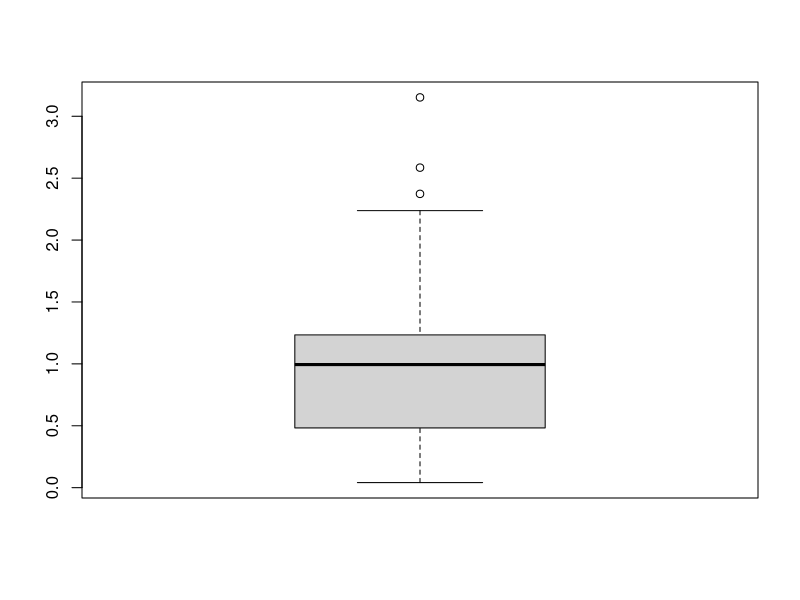
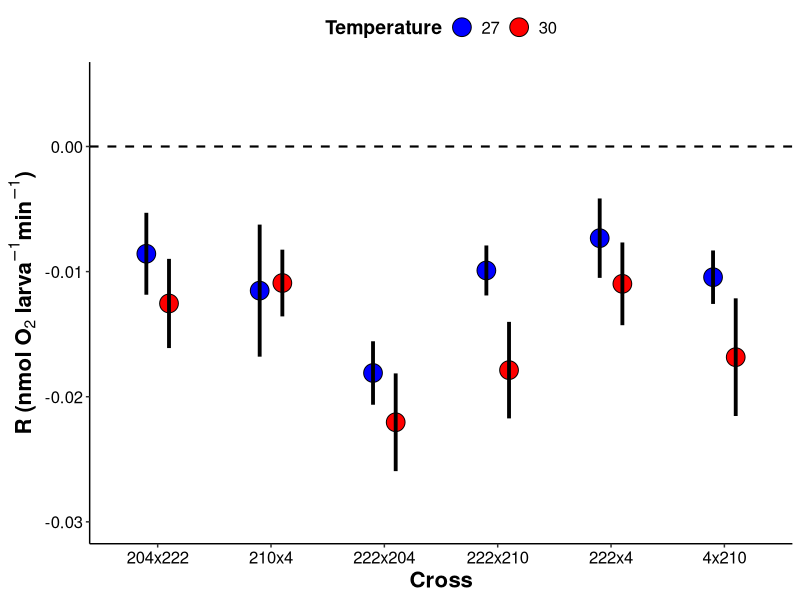
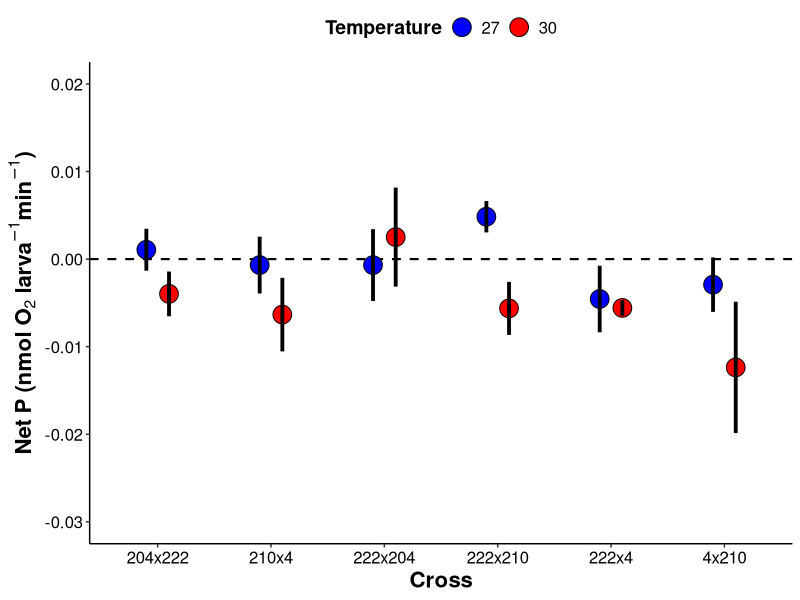
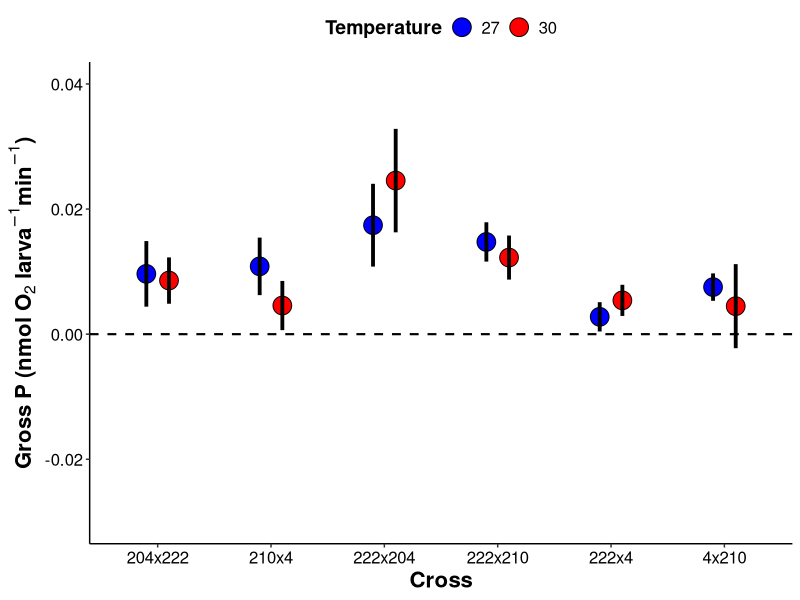
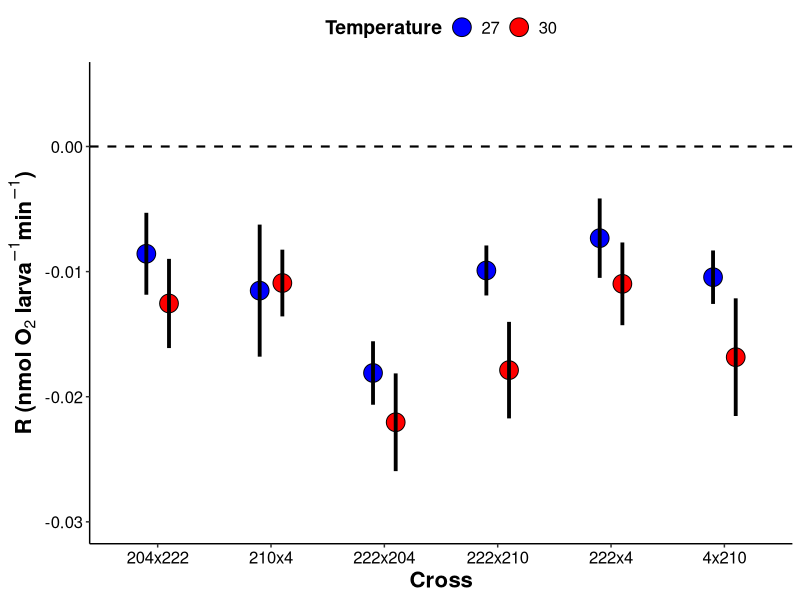
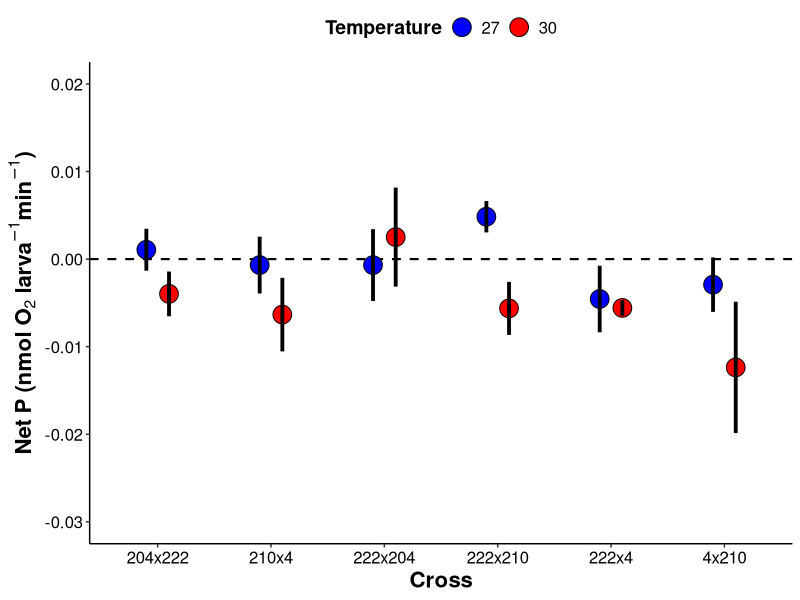
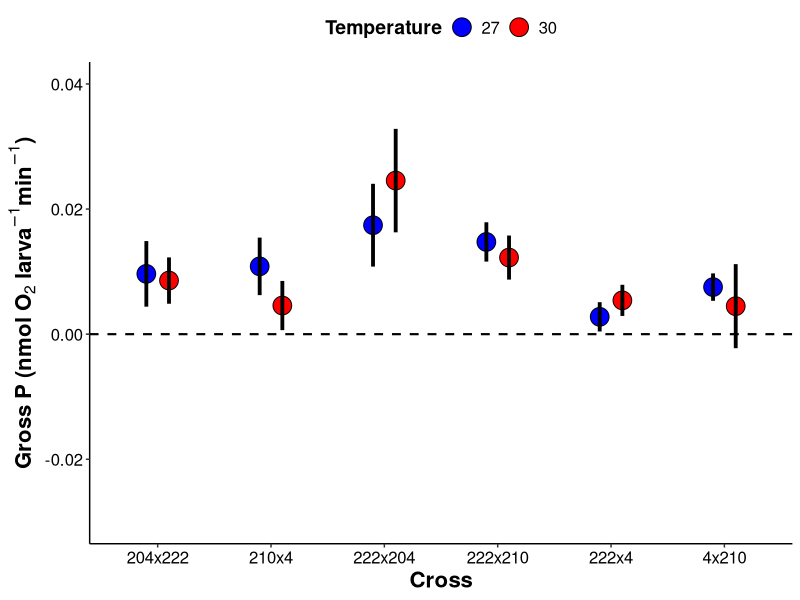

Source code (R) for these figures, in order: (Note: this script raises an error after producing the figures.)
## ---- chunk 1
knitr::opts_chunk$set(echo = TRUE, warning = FALSE, message = FALSE)
## ---- chunk 2
## install packages if you dont already have them in your library
if ("tidyverse" %in% rownames(installed.packages()) == 'FALSE') install.packages('tidyverse') 
if ("car" %in% rownames(installed.packages()) == 'FALSE') install.packages('car') 
if ("lme4" %in% rownames(installed.packages()) == 'FALSE') install.packages('lme4') 
if ("lmerTest" %in% rownames(installed.packages()) == 'FALSE') install.packages('lmerTest') 
if ("scales" %in% rownames(installed.packages()) == 'FALSE') install.packages('scales') 
if ("cowplot" %in% rownames(installed.packages()) == 'FALSE') install.packages('cowplot') 
if ("ggplot2" %in% rownames(installed.packages()) == 'FALSE') install.packages('ggplot2') 
if ("effects" %in% rownames(installed.packages()) == 'FALSE') install.packages('effects') 
if ("emmeans" %in% rownames(installed.packages()) == 'FALSE') install.packages('emmeans') 
if ("multcomp" %in% rownames(installed.packages()) == 'FALSE') install.packages('multcomp') 

#load packages
library("ggplot2")
library("tidyverse")
library('car')
library('lme4')
library('lmerTest')
library('scales')
library('cowplot')
library('effects')
library('emmeans')
library('multcomp')
## ---- chunk 3
PRdata<-read.csv("Bleaching_Pairs2021/Output/Respiration/oxygen_P_R_calc.csv") #load data
## ---- chunk 4
#remove all rows of wells that did not have samples or blanks
PRdata<-PRdata[!is.na(PRdata$Type),]

#format columns
PRdata$Temperature<-as.factor(PRdata$Temperature)
PRdata$Plate<-as.factor(PRdata$Plate)
PRdata$Run<-as.factor(PRdata$Run)
PRdata$Date<-as.factor(PRdata$Date)
## ---- chunk 5
PRdata$ratio<-abs(PRdata$GP.nmol.org.min)/abs(PRdata$R.nmol.org.min) #calculate ratio with absolute values
#remove outliers detected by values of P:R ratio data
boxplot(PRdata$ratio)
#PRdata<-PRdata%>%filter(ratio < 10)
#boxplot(PRdata$ratio)
## ---- chunk 6
r_plot<-PRdata %>%
    group_by(Cross, Temperature)%>%
    summarise(mean=mean(R.nmol.org.min), sd=sd(R.nmol.org.min), N=length(R.nmol.org.min), se=sd/sqrt(N))%>%
    ggplot(., aes(x = as.factor(Cross), y = mean, group=interaction(Cross, Temperature))) +
    geom_hline(yintercept=0, linetype="dashed", color="black", size=0.75)+
    geom_point(aes(fill=Temperature, group=interaction(Cross, Temperature)), pch = 21, size=6, position = position_dodge(0.4)) + 
    geom_errorbar(aes(ymin=mean-se, ymax=mean+se, group=interaction(Cross, Temperature)), width=0, linetype="solid", position=position_dodge(0.4), size=1.3, color="black")+
    xlab("Cross") + 
    scale_fill_manual(name="Temperature", values=c("blue","red"))+
    scale_color_manual(name="Temperature", values=c("blue","red"))+
    ylab(expression(bold(paste("R (nmol ", O[2], " larva"^-1, "min"^-1, ")")))) +
    scale_y_continuous(limits=c(-0.03, 0.005), labels = scales::number_format(accuracy = 0.01, decimal.mark = '.'))+
    theme_classic() + 
    theme(
      legend.position="top",
      axis.title=element_text(face="bold", size=16),
      axis.text=element_text(size=12, color="black"), 
      legend.title=element_text(face="bold", size=14), 
      legend.text=element_text(size=12)
      ); r_plot

ggsave("Bleaching_Pairs2021/Figures/Respiration/Respiration.png", r_plot, dpi=300, w=8.5, h=5, units="in")
## ---- chunk 7

p_plot<-PRdata %>%
    group_by(Cross, Temperature)%>%
    summarise(mean=mean(P.nmol.org.min), sd=sd(P.nmol.org.min), N=length(P.nmol.org.min), se=sd/sqrt(N))%>%
    ggplot(., aes(x = as.factor(Cross), y = mean, group=interaction(Cross, Temperature))) +
    geom_hline(yintercept=0, linetype="dashed", color="black", size=0.75)+
    geom_point(aes(fill=Temperature, group=interaction(Cross, Temperature)), pch = 21, size=6, position = position_dodge(0.4)) + 
    geom_errorbar(aes(ymin=mean-se, ymax=mean+se, group=interaction(Cross, Temperature)), width=0, linetype="solid", position=position_dodge(0.4), size=1.3, color="black")+
    xlab("Cross") + 
    scale_fill_manual(name="Temperature", values=c("blue","red"))+
    scale_color_manual(name="Temperature", values=c("blue","red"))+
    ylab(expression(bold(paste("Net P (nmol ", O[2], " larva"^-1, "min"^-1, ")")))) +
    scale_y_continuous(limits=c(-0.03, 0.02), labels = scales::number_format(accuracy = 0.01, decimal.mark = '.'))+
    theme_classic() + 
    theme(
      legend.position="top",
      axis.title=element_text(face="bold", size=16),
      axis.text=element_text(size=12, color="black"), 
      legend.title=element_text(face="bold", size=14), 
      legend.text=element_text(size=12)
      ); p_plot

ggsave("Bleaching_Pairs2021/Figures/Respiration/NetPhotosynthesis.png", p_plot, dpi=300, w=8.5, h=5, units="in")
## ---- chunk 8
gp_plot<-PRdata %>%
    group_by(Cross, Temperature)%>%
    summarise(mean=mean(GP.nmol.org.min), sd=sd(GP.nmol.org.min), N=length(GP.nmol.org.min), se=sd/sqrt(N))%>%
    ggplot(., aes(x = as.factor(Cross), y = mean, group=interaction(Cross, Temperature))) +
    geom_hline(yintercept=0, linetype="dashed", color="black", size=0.75)+
    geom_point(aes(fill=Temperature, group=interaction(Cross, Temperature)), pch = 21, size=6, position = position_dodge(0.4)) + 
    geom_errorbar(aes(ymin=mean-se, ymax=mean+se, group=interaction(Cross, Temperature)), width=0, linetype="solid", position=position_dodge(0.4), size=1.3, color="black")+
    xlab("Cross") + 
    scale_fill_manual(name="Temperature", values=c("blue","red"))+
    scale_color_manual(name="Temperature", values=c("blue","red"))+
    ylab(expression(bold(paste("Gross P (nmol ", O[2], " larva"^-1, "min"^-1, ")")))) +
    scale_y_continuous(limits=c(-0.03, 0.04), labels = scales::number_format(accuracy = 0.01, decimal.mark = '.'))+
    theme_classic() + 
    theme(
      legend.position="top",
      axis.title=element_text(face="bold", size=16),
      axis.text=element_text(size=12, color="black"), 
      legend.title=element_text(face="bold", size=14), 
      legend.text=element_text(size=12)
      ); gp_plot

ggsave("Bleaching_Pairs2021/Figures/Respiration/GrossPhotosynthesis.png", gp_plot, dpi=300, w=8.5, h=5, units="in")
## ---- chunk 9
pr_plot<-PRdata %>%
    group_by(Treatment, Temperature)%>%
    summarise(mean=mean(ratio), sd=sd(ratio), N=length(ratio), se=sd/sqrt(N))%>%
    ggplot(., aes(x = as.factor(Temperature), y = mean, group=interaction(Treatment, Temperature))) +
    geom_hline(yintercept=1, linetype="dashed", color="black", size=0.75)+
    geom_line(position=position_dodge(0.2), size=1.3, aes(color=Treatment, group=Treatment)) +
    geom_point(aes(fill=Treatment, group=interaction(Treatment, Temperature)), pch = 21, size=6, position = position_dodge(0.2)) + 
    geom_errorbar(aes(ymin=mean-se, ymax=mean+se, group=interaction(Treatment, Temperature)), width=0, linetype="solid", position=position_dodge(0.2), size=1.3, color="black")+
    xlab("Temperature") + 
    scale_fill_manual(name="Rearing Treatment", values=c("blue","red"))+
    scale_color_manual(name="Rearing Treatment", values=c("blue","red"))+
    ylab(expression(bold(paste("P:R")))) +
    scale_y_continuous(limits=c(0.8, 3), labels = scales::number_format(accuracy = 0.01, decimal.mark = '.'))+
    theme_classic() + 
    theme(
      legend.position="top",
      axis.title=element_text(face="bold", size=16),
      axis.text=element_text(size=12, color="black"), 
      legend.title=element_text(face="bold", size=14), 
      legend.text=element_text(size=12)
      ); pr_plot

pr_plot<-PRdata %>%
    group_by(Cross, Temperature)%>%
    summarise(mean=mean(ratio), sd=sd(ratio), N=length(ratio), se=sd/sqrt(N))%>%
    ggplot(., aes(x = as.factor(Cross), y = mean, group=interaction(Cross, Temperature))) +
    geom_hline(yintercept=0, linetype="dashed", color="black", size=0.75)+
    geom_point(aes(fill=Temperature, group=interaction(Cross, Temperature)), pch = 21, size=6, position = position_dodge(0.4)) + 
    geom_errorbar(aes(ymin=mean-se, ymax=mean+se, group=interaction(Cross, Temperature)), width=0, linetype="solid", position=position_dodge(0.4), size=1.3, color="black")+
    xlab("Cross") + 
    scale_fill_manual(name="Temperature", values=c("blue","red"))+
    scale_color_manual(name="Temperature", values=c("blue","red"))+
    ylab(expression(bold(paste("P:R")))) +
    scale_y_continuous(limits=c(-0.1, 2.5), labels = scales::number_format(accuracy = 0.01, decimal.mark = '.'))+
    theme_classic() + 
    theme(
      legend.position="top",
      axis.title=element_text(face="bold", size=16),
      axis.text=element_text(size=12, color="black"), 
      legend.title=element_text(face="bold", size=14), 
      legend.text=element_text(size=12)
      ); pr_plot

ggsave("Bleaching_Pairs2021/Figures/Respiration/PRratio.png", pr_plot, dpi=300, w=8.5, h=5, units="in")
## ---- chunk 10
full_fig<-plot_grid(r_plot, p_plot, gp_plot, pr_plot, ncol=4, nrow=1, rel_heights= c(1,1,1,1), rel_widths = c(1,1,1,1.2), label_y=1, align="h")

ggsave(filename="Bleaching_Pairs2021/Figures/Respiration/respirometry_fig.png", plot=full_fig, dpi=500, width=26, height=6, units="in")
## ---- chunk 11
Rmodel1<-lmer(R.nmol.org.min~Cross*Temperature + (1|Run), data=PRdata) #run as random
anova(Rmodel1, type="II")
summary(Rmodel1)
## ---- chunk 12
qqPlot(residuals(Rmodel1))
leveneTest(residuals(Rmodel1)~Cross*Temperature, data=PRdata)
## ---- chunk 13
emm<-emmeans(Rmodel1, ~Temperature|Cross)
cld(emm)
## ---- chunk 14
Pmodel1<-lmer(P.nmol.org.min~Cross*Temperature + (1|Run), data=PRdata) #run nested within day
anova(Pmodel1, type="II")
summary(Pmodel1)
## ---- chunk 15
qqPlot(residuals(Pmodel1))
leveneTest(residuals(Pmodel1)~Treatment*Temperature, data=PRdata)
## ---- chunk 16
emm<-emmeans(Pmodel1, ~Cross*Temperature)
cld(emm)
## ---- chunk 17
GPmodel1<-lmer(GP.nmol.org.min~Cross*Temperature + (1|Run), data=PRdata) #run nested within day
anova(GPmodel1, type="II")
summary(GPmodel1)
## ---- chunk 18
qqPlot(residuals(GPmodel1))
leveneTest(residuals(GPmodel1)~Treatment*Temperature, data=PRdata)
## ---- chunk 19
emm<-emmeans(GPmodel1, ~Treatment*Temperature)
cld(emm)
## ---- chunk 20
PRmodel1<-lmer(ratio~Cross*Temperature + (1|Run), data=PRdata) #run as random
anova(PRmodel1, type="II")
summary(PRmodel1)
## ---- chunk 21
qqPlot(residuals(PRmodel1))
leveneTest(residuals(PRmodel1)~Treatment*Temperature, data=PRdata)
## ---- chunk 22
emm<-emmeans(PRmodel1, ~Treatment*Temperature)
cld(emm)
## ---- chunk 23
summary<-PRdata%>%
  group_by(Temperature, Cross)%>%
  summarise(N=length(R.nmol.org.min),
            Mean_R=mean(R.nmol.org.min), 
            SE_R=sd(R.nmol.org.min)/sqrt(length(R.nmol.org.min)),
            Mean_P=mean(P.nmol.org.min), 
            SE_P=sd(P.nmol.org.min)/sqrt(length(P.nmol.org.min)),
            Mean_GP=mean(GP.nmol.org.min), 
            SE_GP=sd(GP.nmol.org.min)/sqrt(length(GP.nmol.org.min)),
            Mean_PR=mean(ratio), 
            SE_PR=sd(ratio)/sqrt(length(ratio)))

summary%>%
  write_csv(., "Bleaching_Pairs2021/Output/Respiration/mean_respiration.csv")
